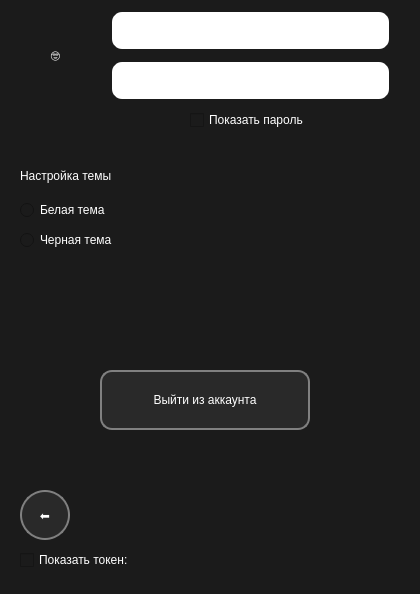
<?xml version="1.0" encoding="UTF-8"?>
<ui version="4.0">
 <class>MainWindow</class>
 <widget class="QMainWindow" name="MainWindow">
  <property name="geometry">
   <rect>
    <x>0</x>
    <y>0</y>
    <width>420</width>
    <height>594</height>
   </rect>
  </property>
  <property name="minimumSize">
   <size>
    <width>420</width>
    <height>594</height>
   </size>
  </property>
  <property name="maximumSize">
   <size>
    <width>420</width>
    <height>594</height>
   </size>
  </property>
  <property name="windowTitle">
   <string>MainWindow</string>
  </property>
  <property name="styleSheet">
   <string notr="true">background-color: #1b1b1b</string>
  </property>
  <widget class="QWidget" name="centralwidget">
   <widget class="QLineEdit" name="lineEdit">
    <property name="geometry">
     <rect>
      <x>110</x>
      <y>10</y>
      <width>281</width>
      <height>41</height>
     </rect>
    </property>
    <property name="styleSheet">
     <string notr="true">background-color:rgb(255, 255, 255);
border-radius: 12px;
border: 2px solid #1b1b1b;</string>
    </property>
   </widget>
   <widget class="QPushButton" name="pushButton">
    <property name="geometry">
     <rect>
      <x>100</x>
      <y>370</y>
      <width>210</width>
      <height>60</height>
     </rect>
    </property>
    <property name="styleSheet">
     <string notr="true">QPushButton {
	background-color: #292929;
	border-radius: 12px;
	border: 2px solid #808080;
	color: rgb(255, 255, 255);
}

QPushButton:hover {
	background-color: #ffa31a;
}</string>
    </property>
    <property name="text">
     <string>Выйти из аккаунта</string>
    </property>
   </widget>
   <widget class="QLabel" name="label_4">
    <property name="geometry">
     <rect>
      <x>20</x>
      <y>160</y>
      <width>101</width>
      <height>31</height>
     </rect>
    </property>
    <property name="styleSheet">
     <string notr="true">QLabel {
	background-color: #1b1b1b;
	color: rgb(255, 255, 255);
}
</string>
    </property>
    <property name="text">
     <string>Настройка темы</string>
    </property>
   </widget>
   <widget class="QLabel" name="label_6">
    <property name="geometry">
     <rect>
      <x>10</x>
      <y>10</y>
      <width>91</width>
      <height>91</height>
     </rect>
    </property>
    <property name="styleSheet">
     <string notr="true">QLabel {
	font: 35pt &quot;MS Shell Dlg 2&quot;;
	background-color:#1b1b1b;
	color: rgb(255, 255, 255);
}
</string>
    </property>
    <property name="text">
     <string>🤓</string>
    </property>
    <property name="alignment">
     <set>Qt::AlignCenter</set>
    </property>
   </widget>
   <widget class="QRadioButton" name="radioButton">
    <property name="geometry">
     <rect>
      <x>20</x>
      <y>230</y>
      <width>101</width>
      <height>20</height>
     </rect>
    </property>
    <property name="styleSheet">
     <string notr="true">QWidget {
	background-color: #1b1b1b;
	color: rgb(255, 255, 255);
}
</string>
    </property>
    <property name="text">
     <string>Черная тема</string>
    </property>
   </widget>
   <widget class="QRadioButton" name="radioButton_2">
    <property name="geometry">
     <rect>
      <x>20</x>
      <y>200</y>
      <width>91</width>
      <height>20</height>
     </rect>
    </property>
    <property name="styleSheet">
     <string notr="true">QWidget {
	background-color: #1b1b1b;
	color: rgb(255, 255, 255);
}
</string>
    </property>
    <property name="text">
     <string>Белая тема</string>
    </property>
   </widget>
   <widget class="QCheckBox" name="checkBox">
    <property name="geometry">
     <rect>
      <x>190</x>
      <y>110</y>
      <width>131</width>
      <height>20</height>
     </rect>
    </property>
    <property name="styleSheet">
     <string notr="true">QWidget {
	background-color: #1b1b1b;
	color: rgb(255, 255, 255);
}
</string>
    </property>
    <property name="text">
     <string>Показать пароль</string>
    </property>
   </widget>
   <widget class="QLineEdit" name="lineEdit_2">
    <property name="geometry">
     <rect>
      <x>110</x>
      <y>60</y>
      <width>281</width>
      <height>41</height>
     </rect>
    </property>
    <property name="styleSheet">
     <string notr="true">background-color:rgb(255, 255, 255);
border-radius: 12px;
border: 2px solid #1b1b1b;</string>
    </property>
   </widget>
   <widget class="QCheckBox" name="checkBox_2">
    <property name="geometry">
     <rect>
      <x>20</x>
      <y>550</y>
      <width>131</width>
      <height>20</height>
     </rect>
    </property>
    <property name="styleSheet">
     <string notr="true">QWidget {
	background-color: #1b1b1b;
	color: rgb(255, 255, 255);
}
</string>
    </property>
    <property name="text">
     <string>Показать токен:</string>
    </property>
   </widget>
   <widget class="QLabel" name="label_5">
    <property name="geometry">
     <rect>
      <x>160</x>
      <y>550</y>
      <width>251</width>
      <height>20</height>
     </rect>
    </property>
    <property name="styleSheet">
     <string notr="true">QLabel {
	background-color: #1b1b1b;
	color: rgb(255, 255, 255);
}
</string>
    </property>
    <property name="text">
     <string/>
    </property>
   </widget>
   <widget class="QPushButton" name="pushButton_3">
    <property name="geometry">
     <rect>
      <x>20</x>
      <y>490</y>
      <width>50</width>
      <height>50</height>
     </rect>
    </property>
    <property name="styleSheet">
     <string notr="true">QPushButton {
	background-color: #292929;
	border-radius: 25px;
	border: 2px solid #808080;
	color: rgb(255, 255, 255);
}

QPushButton:hover {
	background-color: #ffa31a;
}</string>
    </property>
    <property name="text">
     <string>⬅️</string>
    </property>
   </widget>
  </widget>
 </widget>
 <resources/>
 <connections/>
</ui>
